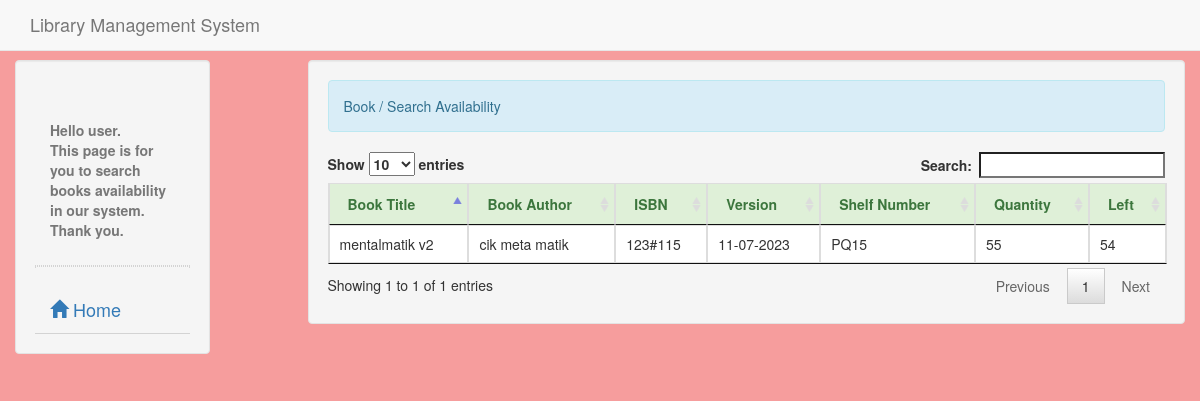
The page /book-student.php on the database its author committed.
### tables this page shows
CREATE TABLE `book` (
  `book_id` int(11) NOT NULL,
  `entry_number` varchar(30) NOT NULL,
  `book_title` varchar(50) NOT NULL,
  `book_author` varchar(60) NOT NULL,
  `date_publish` varchar(25) NOT NULL,
  `book_publisher` varchar(100) NOT NULL,
  `book_isbn` varchar(50) NOT NULL,
  `book_shelf` varchar(50) NOT NULL,
  `qty` int(11) NOT NULL
);

### book-student.php (the view, shortened to what this page needs)
<!DOCTYPE html>
<?php
	require_once 'valid-student.php';
?>
<html lang = "eng">
	<head>
		<link rel = "stylesheet" type = "text/css" href = "css/bootstrap.css" />
		<link rel = "stylesheet" type = "text/css" href = "css/chosen.min.css" />
		<link rel = "stylesheet" type = "text/css" href = "css/jquery.dataTables.css" />
	</head>
	<body style = "background-color:#f69d9d;">
		<nav class = "navbar navbar-default navbar-fixed-top">
			<div class = "container-fluid">
				<div class = "navbar-header">
					<h4 class = "navbar-text navbar-right">Library Management System</h4>
				</div>
			</div>
		</nav>
		<div class = "container-fluid">
			<div class = "col-lg-2 well" style = "margin-top:60px;">
				<div class = "container-fluid">
					<br />
					<br />
					<label class = "text-muted"><?php  echo "Hello user. <br>This page is for you to search books availability in our system. <br>Thank you.";?></label>
				</div>
				<hr style = "border:1px dotted #d3d3d3;"/>
				<ul id = "menu" class = "nav menu">
					<li><a style = "font-size:18px; border-bottom:1px solid #d3d3d3;" href = "home.php"><i class = "glyphicon glyphicon-home"></i> Home</a></li>
				</ul>
			</div>
			<div class = "col-lg-9 well" style = "margin-top:60px;">
				<div class = "alert alert-info">Book / Search Availability</div>
				<form method = "POST" action = "borrow.php" enctype = "multipart/form-data">
					<table id = "table" class = "table table-bordered">
						<thead class = "alert-success">
							<tr>
								<th>Book Title</th>
								<th>Book Author</th>
								<th>ISBN</th>
								<th>Version</th>
								<th>Shelf Number</th>
								<th>Quantity</th>
								<th>Left</th>
							</tr>
						</thead>
						<tbody>
							<?php
								$q_book = $conn->query("SELECT * FROM `book`") or die(mysqli_error());
								while($f_book = $q_book->fetch_array()){
								$q_borrow = $conn->query("SELECT SUM(qty) as total FROM `borrowing` WHERE `book_id` = '$f_book[book_id]' && `status` = 'Borrowed'") or die(mysqli_error());
								$new_qty = $q_borrow->fetch_array();
								$total = $f_book['qty'] - $new_qty['total'];
							?>
							<tr>
								<td><?php echo $f_book['book_title']?></td>
								<td><?php echo $f_book['book_author']?></td>
								<td><?php echo $f_book['book_isbn']?></td>
								<td><?php echo date("m-d-Y", strtotime($f_book['date_publish']))?></td>
								<td><?php echo $f_book['book_shelf']?></td>
								<td><?php echo $f_book['qty']?></td>
								<td><?php echo $total ?></td>
							</tr>
							<?php
								}
							?>
						</tbody>
					</table>
				</form>
			</div>
		</div>
	</body>
</html>

### rows shown on the page
book: book_title "mentalmatik v2", book_author "cik meta matik", book_isbn "123#115", date_publish "11-07-2023", book_shelf "PQ15", qty "55", total "54"
